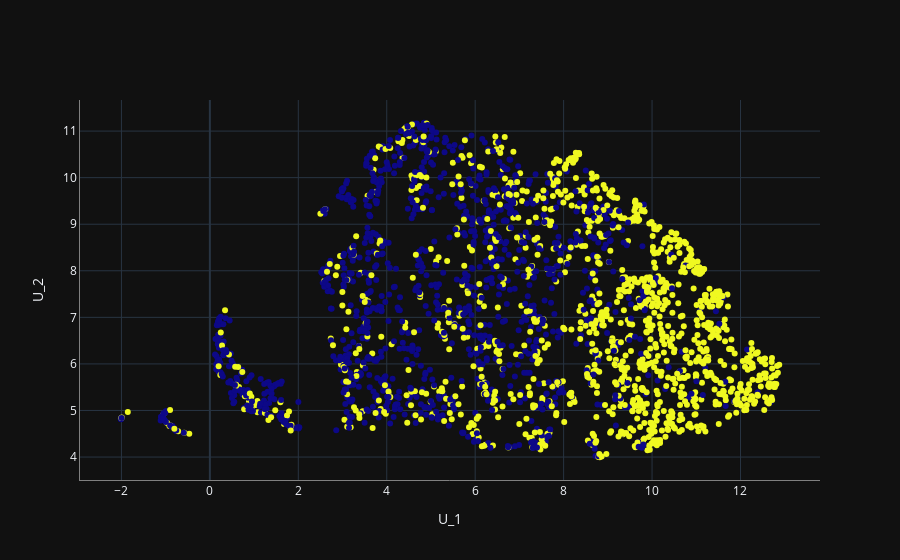

Notebook cell for this chart:
### Code cell
umap_2d = UMAP(random_state=0)
umap_2d.fit(X_CF_norm)
projections = umap_2d.transform(X_CF_norm)
layout = dict(xaxis=dict(title='U_1',
                         linecolor='gray',
                         showgrid=True,
                         ),
              yaxis=dict(title='U_2',
                         linecolor='gray',
                         showgrid=True,
                         ),
)
data = go.Scatter(x=projections[:,0],
                  y=projections[:,1],
                  #
                  #hovertemplate='Issue %{hovertext}',
                  textposition='top right',
                  mode='markers+text',
                  marker=dict(color=y),#, size=log(all["totals"]), symbol=all["bechdel_binary"]),
                  #hovertext=all[["issue"]].astype(str),
                  #name='Issues',
                  #showlegend=True,
                  )

fig = go.Figure(data=data, layout=layout)
fig.update_layout(
    hoverlabel_align = 'right',)
    #title = "Issue feature similarity embedding")

fig.layout.template = 'plotly_dark'
fig.show()
#fig.write_html()

### Figure 1 — Plotly figure (JSON) as saved in the notebook; plotly's stock layout.template omitted (floating-point values rounded to 4 significant figures; data arrays with more than 128 entries replaced by an {"elided": "..."} marker saying what was removed)
{"data": [{"marker": {"color": {"elided": "2459 int values"}}, "mode": "markers+text", "textposition": "top right", "type": "scatter", "x": {"elided": "2459 float values"}, "y": {"elided": "2459 float values"}}], "layout": {"autosize": true, "hoverlabel": {"align": "right"}, "xaxis": {"autorange": true, "linecolor": "gray", "range": [-2.937, 13.8], "showgrid": true, "title": {"text": "U_1"}, "type": "linear"}, "yaxis": {"autorange": true, "linecolor": "gray", "range": [3.403, 11.77], "showgrid": true, "title": {"text": "U_2"}, "type": "linear"}}}
